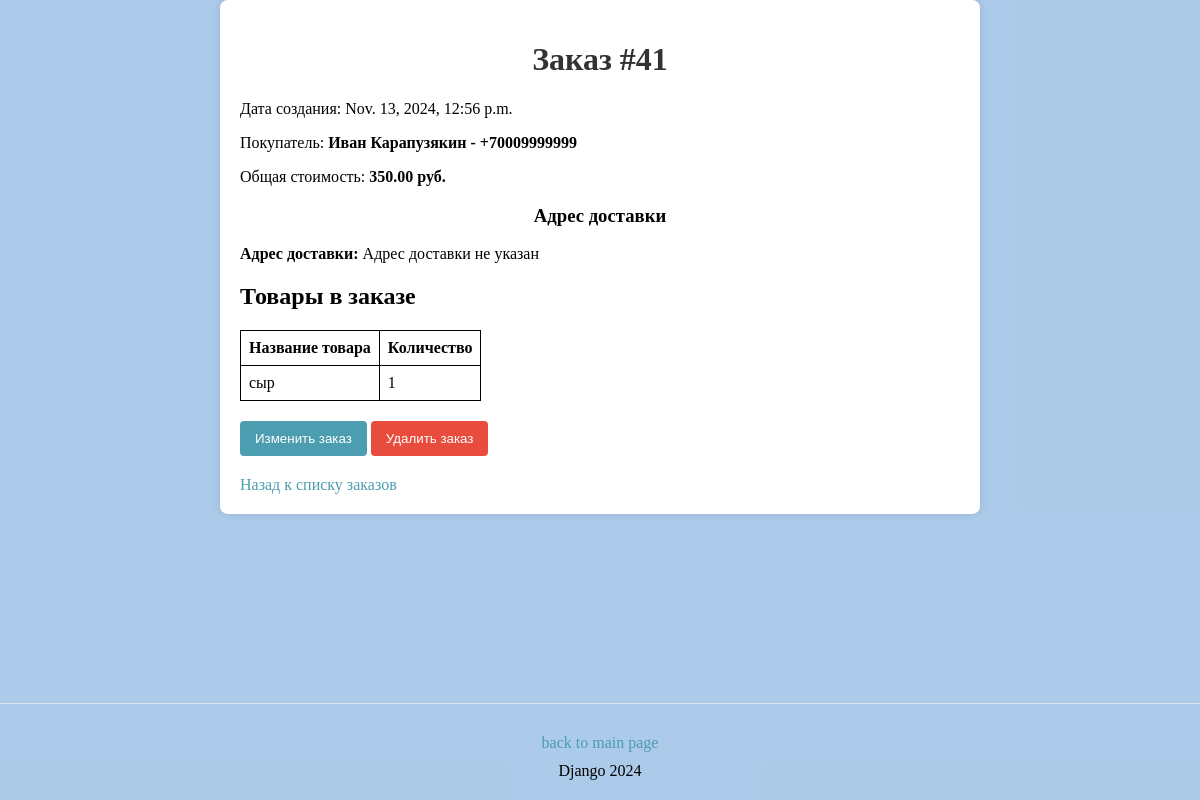
Screenshot of /orders/41/ (signed in) with the database file from the repository.
### orders/models.py (models this page shows, shortened)
class Order(models.Model):
    objects = models.Manager()
    buyer = models.ForeignKey(Buyer, on_delete=models.CASCADE,
                              related_name="orders")
    created_at = models.DateTimeField(auto_now_add=True)
    price = models.DecimalField(max_digits=10, decimal_places=2, default=0)
    delivery_address = models.ForeignKey('buyers.Address', null=True,
                                         blank=True, on_delete=models.SET_NULL)

class OrderItem(models.Model):
    objects = models.Manager()
    order = models.ForeignKey(Order, on_delete=models.CASCADE,
                              related_name="order_items")
    product = models.ForeignKey(Product, on_delete=models.CASCADE,
                                related_name="order_items")
    quantity = models.PositiveIntegerField(default=1)

### buyers/models.py (models this page shows, shortened)
class Buyer(AbstractBaseUser, PermissionsMixin):
    first_name = models.CharField(max_length=255)
    last_name = models.CharField(max_length=255, blank=True, null=True)
    date_of_birth = models.DateField(blank=True, null=True)
    special_notes = models.TextField(blank=True, null=True)
    phone_number = models.CharField(
        max_length=12, unique=True,
        validators=[
            RegexValidator(
                regex=r'^\+7\d{10}$',
                message="Введите корректный номер телефона (например, +79991234567)."
            )
        ]
    )
    password = models.CharField(max_length=128)
    email = models.EmailField(unique=True, blank=True, null=True)
    addresses = models.ManyToManyField(Address, related_name="buyers",
                                       blank=True)
    is_active = models.BooleanField(default=True)
    is_staff = models.BooleanField(default=False)
    groups = models.ManyToManyField(
        Group,
        related_name='buyer_set',  # Указываем уникальное имя для связи
        blank=True
    )
    user_permissions = models.ManyToManyField(
        Permission,
        related_name='buyer_permissions',  # Указываем уникальное имя для связи
        blank=True
    )
    objects = BuyerManager()  # Обеспечьте, что BuyerManager настроен правильно для модели пользователя
    USERNAME_FIELD = 'phone_number'
    REQUIRED_FIELDS = []
    def __str__(self):
        return f"{self.first_name} {self.last_name} - {self.phone_number}"

### products/models.py (models this page shows, shortened)
class Product(models.Model):
    objects = models.Manager()
    name = models.CharField(max_length=255, unique=True)
    description = models.TextField(null=True, blank=True)
    price = models.DecimalField(max_digits=10, decimal_places=2)
    count = models.PositiveIntegerField(default=0)
    image = models.ImageField(upload_to='products/', null=True, blank=True)
    class Meta:
        permissions = [
            ("can_view_product", "Can view product"),
            ("can_add_product", "Can add product"),
            ("can_change_product", "Can change product"),
            ("can_delete_product", "Can delete product"),
        ]

### orders/views.py (the view)
# urls.py: path('<int:order_id>/', order_detail, name='order_detail'),
@login_required
def order_detail(request, order_id):
    order = get_object_or_404(Order, id=order_id)
    return render(request, 'orders/order_detail.html', {'order': order})

### templates/orders/order_detail.html (shortened to what this page needs)
{% load static %}
<!DOCTYPE html>
<html lang="en">
<head>
    <link rel="stylesheet" href="{% static 'order/order.css' %}">
    <link rel="stylesheet" href="{% static 'other/other.css' %}">
</head>
<body>
<div class="order-container">
    <h1>Заказ #{{ order.id }}</h1>
    <p>Дата создания: {{ order.created_at }}</p>
    <p>Покупатель: <strong> {{ order.buyer }} </strong></p>
    <p>Общая стоимость: <strong> {{ order.price }} руб.</strong></p>
    <h3>Адрес доставки</h3>
    {% if order.delivery_address %}
        <p><strong>Адрес доставки:</strong> {{ order.delivery_address.street }}, {{ order.delivery_address.house_number }}
        </p>
    {% else %}
        <p><strong>Адрес доставки:</strong> Адрес доставки не указан</p>
    {% endif %}
    <h2>Товары в заказе</h2>
    <table class="order-table">
        <thead>
        <tr>
            <th>Название товара</th>
            <th>Количество</th>
        </tr>
        </thead>
        <tbody>
        {% for item in order.order_items.all %}
            <tr>
                <td>{{ item.product.name }}</td>
                <td>{{ item.quantity }}</td>
            </tr>
        {% empty %}
            <tr>
                <td colspan="2">Нет товаров в этом заказе.</td>
            </tr>
        {% endfor %}
        </tbody>
    </table>
    <div>
        <form action="{% url 'order_update' order.id %}" method="GET"
              style="display:inline;">
            <button type="submit" class="button">Изменить заказ</button>
        </form>
        <form action="{% url 'order_delete' order.id %}" method="GET"
              style="display:inline;">
            <button type="submit" class="delete-button">Удалить заказ</button>
        </form>
    </div>
    <a href="{% url 'order_list' %}" class="back-button">Назад к списку
        заказов</a>
</div>
<footer>
    <a href="{% url 'main' %}" class="footer-button">back to main page</a>
    <p>Django 2024</p>
</footer>
</body>
</html>

### static/order/order.css (style rules this page uses)
html, body { height: 100%; margin: 0; background-color: rgba(129, 175, 221, 0.42); display: flex; flex-direction: column; }
h1, h3 { text-align: center; }
.order-container { width: 60%; margin: 0 auto; background-color: #ffffff; padding: 20px; border-radius: 8px; box-shadow: 0px 0px 10px rgba(0, 0, 0, 0.1); }
.order-container h1 { text-align: center; color: #333; }
.order-table { border: 1px solid black; border-collapse: collapse; padding: 8px; margin-bottom: 20px; }
.order-table td { border: 1px solid black; border-collapse: collapse; padding: 8px; }
.order-table th { border: 1px solid black; border-collapse: collapse; padding: 8px; }
button { background-color: #4c9daf; color: white; padding: 10px 15px; border: none; border-radius: 4px; cursor: pointer; }
.delete-button { background-color: #e74c3c; color: white; padding: 10px 15px; border: none; border-radius: 4px; cursor: pointer; }
.back-button { display: inline-block; margin-top: 5px; text-decoration: none; color: #4c9daf; }
div { margin-bottom: 15px; }

### static/other/other.css (style rules this page uses)
footer { display: flex; flex-direction: column; justify-content: center; align-items: center; width: 100%; text-align: center; padding: 20px 0; background-color: transparent; border-top: 1px solid #dee2e6; margin-top: auto; }
footer p { margin: 0; padding: 0; }
.footer-button { color: #4c9daf; background-color: transparent; padding: 10px 20px; text-decoration: none; border-radius: 5px; font-size: 16px; }

### rows the page displays
Order: id "41", created_at "Nov. 13, 2024, 12:56 p.m.", buyer "Иван Карапузякин - +70009999999", price "350.00"
OrderItem: product.name "сыр", quantity "1"
